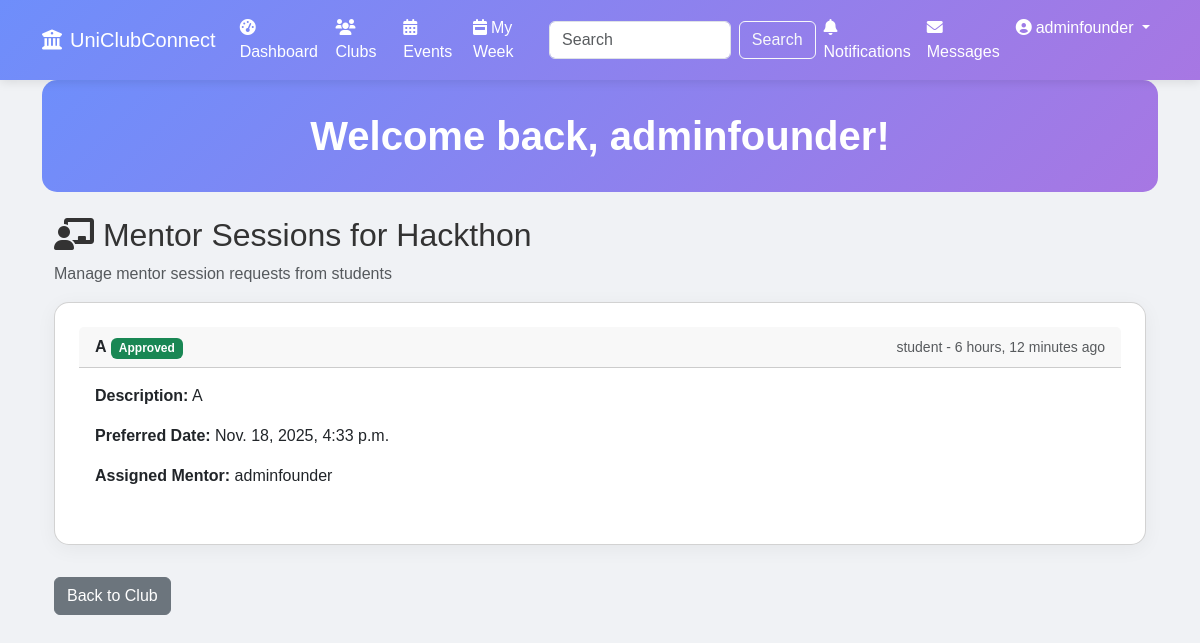
/clubs/1/mentor-sessions/ (signed in), run on the app's committed database.
### accounts/models.py (models this page shows, shortened)
class User(AbstractUser):
    USER_TYPE_CHOICES = (
        ('admin', 'Admin'),
        ('student', 'Student'),
        ('founder', 'Founder'),
    )
    user_type = models.CharField(max_length=10, choices=USER_TYPE_CHOICES, default='student')
    profile_picture = models.ImageField(upload_to='profile_pics/', null=True, blank=True)
    department = models.CharField(max_length=100, blank=True)
    bio = models.TextField(blank=True)
    last_seen = models.DateTimeField(null=True, blank=True)

### clubs/models.py (models this page shows, shortened)
class Club(models.Model):
    name = models.CharField(max_length=100)
    short_description = models.CharField(max_length=200)
    long_description = models.TextField()
    domain_tags = models.CharField(max_length=200, help_text="Comma separated tags")
    founders = models.ManyToManyField(settings.AUTH_USER_MODEL, related_name='founded_clubs')
    president = models.ForeignKey(settings.AUTH_USER_MODEL, on_delete=models.SET_NULL, null=True, blank=True, related_name='club_president')
    vice_president = models.ForeignKey(settings.AUTH_USER_MODEL, on_delete=models.SET_NULL, null=True, blank=True, related_name='club_vice_president')
    faculty_advisor = models.CharField(max_length=100, blank=True)
    logo = models.ImageField(upload_to='club_logos/', null=True, blank=True)
    created_at = models.DateTimeField(auto_now_add=True)
    updated_at = models.DateTimeField(auto_now=True)
    favorited_by = models.ManyToManyField(settings.AUTH_USER_MODEL, related_name='favorite_clubs', blank=True)

class MentorSession(models.Model):
    STATUS_CHOICES = (
        ('pending', 'Pending'),
        ('approved', 'Approved'),
        ('rejected', 'Rejected'),
        ('completed', 'Completed'),
    )
    club = models.ForeignKey(Club, on_delete=models.CASCADE, related_name='mentor_sessions')
    student = models.ForeignKey(settings.AUTH_USER_MODEL, on_delete=models.CASCADE, related_name='mentor_requests')
    mentor_topic = models.CharField(max_length=200)
    description = models.TextField()
    preferred_date = models.DateTimeField()
    status = models.CharField(max_length=20, choices=STATUS_CHOICES, default='pending')
    assigned_mentor = models.ForeignKey(settings.AUTH_USER_MODEL, on_delete=models.SET_NULL, null=True, blank=True, related_name='mentoring_sessions')
    created_at = models.DateTimeField(auto_now_add=True)
    meeting_link = models.CharField(max_length=500, blank=True)
    class Meta:
        ordering = ['-created_at']

### clubs/views.py (the view)
# urls.py: path('<int:club_id>/mentor-sessions/', views.view_mentor_sessions, name='view_mentor_sessions'),
@login_required
def view_mentor_sessions(request, club_id):
    club = get_object_or_404(Club, id=club_id)
    if not club.founders.filter(id=request.user.id).exists() and request.user != club.president and request.user != club.vice_president:
        messages.error(request, "Only club representatives can view mentor sessions.")
        return redirect('club_detail', club_id=club.id)
    from .models import MentorSession
    sessions = MentorSession.objects.filter(club=club)
    return render(request, 'clubs/view_mentor_sessions.html', {'club': club, 'sessions': sessions})

### dashboard/context_processors.py (called while the page is built)
def notification_count(request):
    if request.user.is_authenticated:
        unread_count = Notification.objects.filter(user=request.user, is_read=False).count()
        return {
            'unread_notification_count': unread_count
        }
    return {
        'unread_notification_count': 0
    }

### sitetheme/context_processors.py (called while the page is built)
def theme_settings(request):
    try:
        settings = ThemeSettings.objects.get(pk=1)
    except ThemeSettings.DoesNotExist:
        settings = None
    return {'theme_settings': settings}

### templates/clubs/view_mentor_sessions.html (shortened to what this page needs)
{% extends 'base.html' %}
{% block content %}
<div class="container mt-4">
    <h2><i class="fas fa-chalkboard-teacher"></i> Mentor Sessions for {{ club.name }}</h2>
    <p class="text-muted">Manage mentor session requests from students</p>
    {% if sessions %}
        <div class="row">
            {% for session in sessions %}
                <div class="col-md-12 mb-3">
                    <div class="card">
                        <div class="card-header d-flex justify-content-between align-items-center">
                            <div>
                                <strong>{{ session.mentor_topic }}</strong>
                                <span class="badge
                                    {% if session.status == 'pending' %}bg-warning
                                    {% elif session.status == 'approved' %}bg-success
                                    {% elif session.status == 'rejected' %}bg-danger
                                    {% else %}bg-secondary{% endif %}">
                                    {{ session.get_status_display }}
                                </span>
                            </div>
                            <small class="text-muted">{{ session.student.username }} - {{ session.created_at|timesince }} ago</small>
                        </div>
                        <div class="card-body">
                            <p><strong>Description:</strong> {{ session.description }}</p>
                            <p><strong>Preferred Date:</strong> {{ session.preferred_date }}</p>
                            {% if session.assigned_mentor %}
                                <p><strong>Assigned Mentor:</strong> {{ session.assigned_mentor.username }}</p>
                            {% endif %}
                        </div>
                    </div>
                </div>
            {% endfor %}
        </div>
    {% else %}
        <div class="alert alert-info">
            <i class="fas fa-info-circle"></i> No mentor session requests yet.
        </div>
    {% endif %}
    <a href="{% url 'club_detail' club.id %}" class="btn btn-secondary mt-3">Back to Club</a>
</div>
{% endblock %}

### templates/base.html (shortened to what this page needs)
{% load static %}
<!DOCTYPE html>
<html lang="en">
<head>
    <link href="https://cdn.jsdelivr.net/npm/bootstrap@5.3.0-alpha1/dist/css/bootstrap.min.css" rel="stylesheet">
    <link rel="stylesheet" href="https://cdnjs.cloudflare.com/ajax/libs/font-awesome/6.0.0/css/all.min.css">
    <link rel="stylesheet" href="{% static 'css/dynamic_theme.css' %}">
</head>
<body>
    <nav class="navbar navbar-expand-lg navbar-dark">
        <div class="container">
            <a class="navbar-brand" href="{% url 'home' %}">
                <i class="fas fa-university me-2"></i>UniClubConnect
            </a>
            <div class="collapse navbar-collapse" id="navbarNav">
                <ul class="navbar-nav me-auto">
                    <li class="nav-item">
                        <a class="nav-link" href="{% url 'dashboard' %}">
                            <i class="fas fa-tachometer-alt me-1"></i>Dashboard
                        </a>
                    </li>
                    <li class="nav-item">
                        <a class="nav-link" href="{% url 'manage_clubs' %}">
                            <i class="fas fa-users me-1"></i>Clubs
                        </a>
                    </li>
                    <li class="nav-item">
                        <a class="nav-link" href="{% url 'events' %}">
                            <i class="fas fa-calendar-alt me-1"></i>Events
                        </a>
                    </li>
                    <li class="nav-item">
                        <a class="nav-link" href="{% url 'my_week' %}">
                            <i class="fas fa-calendar-week me-1"></i>My Week
                        </a>
                    </li>
                </ul>
                <form class="d-flex me-auto" action="{% url 'search' %}" method="get">
                    <input class="form-control me-2" type="search" name="q" placeholder="Search" aria-label="Search">
                    <button class="btn btn-outline-light" type="submit">Search</button>
                </form>
                <ul class="navbar-nav">
                    <li class="nav-item">
                        <a class="nav-link notification-icon" href="{% url 'notifications' %}">
                            <i class="fas fa-bell me-1"></i>Notifications
                        </a>
                    </li>
                    <li class="nav-item">
                        <a class="nav-link message-icon" href="{% url 'chat' %}">
                            <i class="fas fa-envelope me-1"></i>Messages
                        </a>
                    </li>
                    {% if user.is_authenticated %}
                    <li class="nav-item dropdown">
                        <a class="nav-link dropdown-toggle" href="#" id="navbarDropdown" role="button" data-bs-toggle="dropdown" aria-expanded="false">
                            <i class="fas fa-user-circle me-1"></i>{{ user.username }}
                        </a>
                    </li>
                    {% endif %}
                </ul>
            </div>
        </div>
    </nav>
    <div class="container main-content">
        {% if user.is_authenticated %}
        <div class="header">
            <h1>Welcome back, {{ user.username }}!</h1>
        </div>
        {% endif %}
        {% block content %}{% endblock %}
    </div>
</body>
</html>

### static/css/dynamic_theme.css (style rules this page uses)
body { font-family: 'Poppins', sans-serif; background-color: #f0f2f5; color: #333; transition: background-color 0.3s, color 0.3s; }
.card { background: #fff; border-radius: 15px; box-shadow: 0 4px 20px rgba(0, 0, 0, 0.05); padding: 1.5rem; transition: transform 0.3s, box-shadow 0.3s; }
.header { background: linear-gradient(135deg, #6e8efb, #a777e3); color: #fff; padding: 2rem; border-radius: 15px; text-align: center; }
.header h1 { font-size: 2.5rem; font-weight: 700; margin: 0; }
.card, .header { animation: fadeIn 0.5s ease-out; }
.navbar { background: linear-gradient(135deg, #6e8efb, #a777e3); box-shadow: 0 2px 10px rgba(0, 0, 0, 0.1); }
.navbar-brand, .nav-link, .navbar-toggler-icon { color: #fff !important; }
.navbar-brand .fa-university, .nav-link .fas { color: #fff; transition: color 0.3s; }

### data on the page
User: username "adminfounder"
Club: name "Hackthon"
MentorSession: mentor_topic "A", status "Approved", student.username "student", created_at "6 hours, 12 minutes", description "A", preferred_date "Nov. 18, 2025, 4:33 p.m.", assigned_mentor.username "adminfounder"
